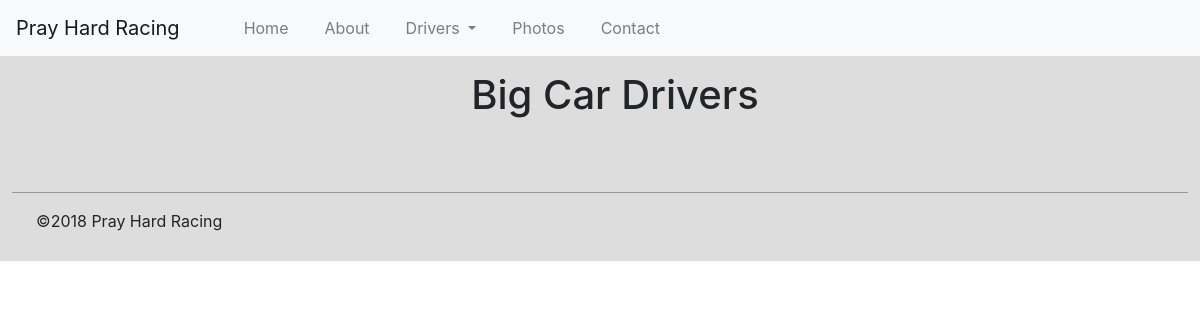
The page /big-cars on the database as committed earlier.
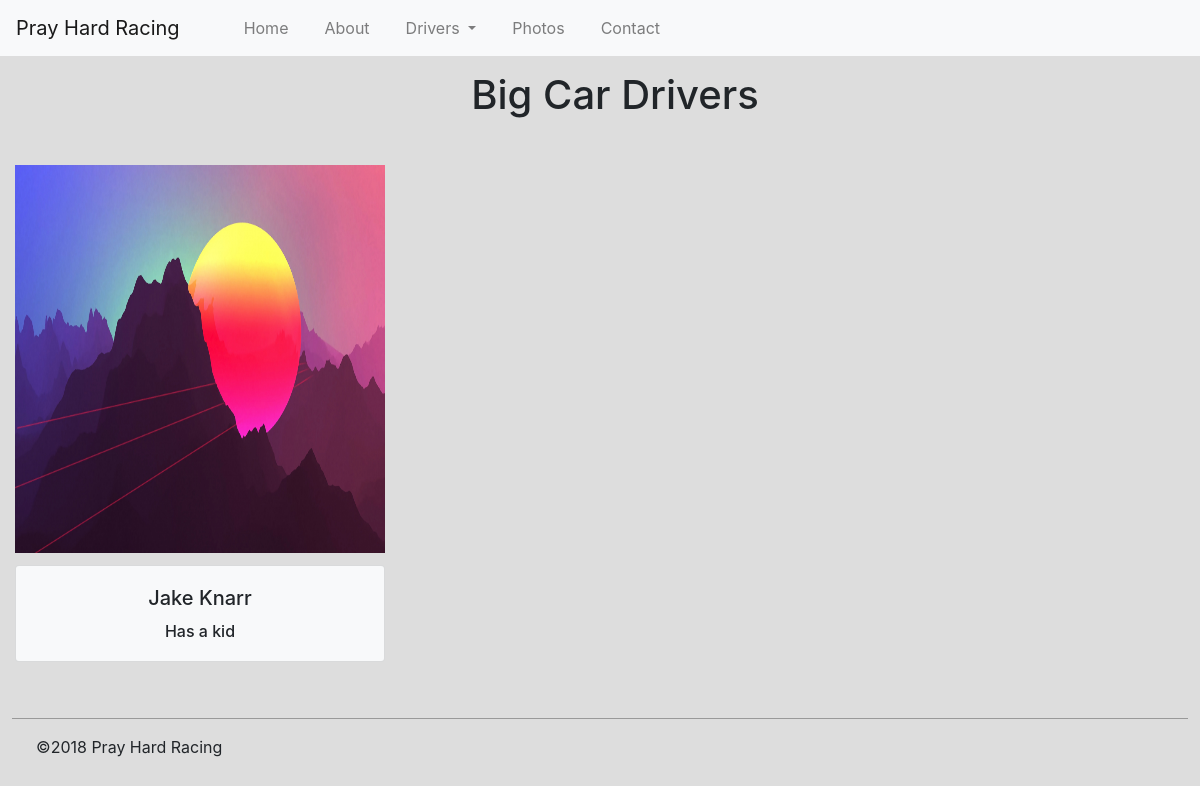
The same page on the database as committed later.
### home/models.py (models this page shows, shortened)
class Driver(models.Model):
    name = models.CharField(max_length=20)
    bio = models.TextField(max_length=200)
    picture = models.ImageField(upload_to="driver_images/")
    junior = models.BooleanField()

### home/views.py (the view)
# urls.py: url('^big-cars$', views.bigCars, name='big-cars'),
def bigCars(request):
    drivers = []
    for driver in Driver.objects.all():
        if not driver.junior:
            drivers.append(driver)
    context = {
        'Drivers': drivers,
        'Title': "Big Car Drivers"
    }
    return render(request, 'home/drivers.html', context)

### home/templates/home/drivers.html
{% extends 'home/layout.html' %}
{% load static %}
{% block css %}
<link rel="stylesheet" type='text/css' href="{% static 'home/drivers.css' %}">
{% endblock %}
{% block content %}
<div class="container-fluid">
    <div class="row justify-content-center">
        <h1>{{ Title }}</h1>
    </div>
    <div class="row">
    {% for driver in Drivers %}
        <div class="col-md-4">
            <img src="{{ driver.picture.url }}" width="600" height="400">
            <div class="card bg-light mb-3 mx-auto" style="max-width: 400px;">
                <div class="card-body">
                    <h5 class="card-title">{{ driver.name }}</h5>
                    <h6 class="card-text">{{ driver.bio }}</h6>
                </div>
            </div>
        </div>
    {% endfor %}
    </div>
</div>
{% endblock %}

Rows that differ between the two databases and show on the page:
added Driver: picture (picture), name "Jake Knarr", bio "Has a kid"
